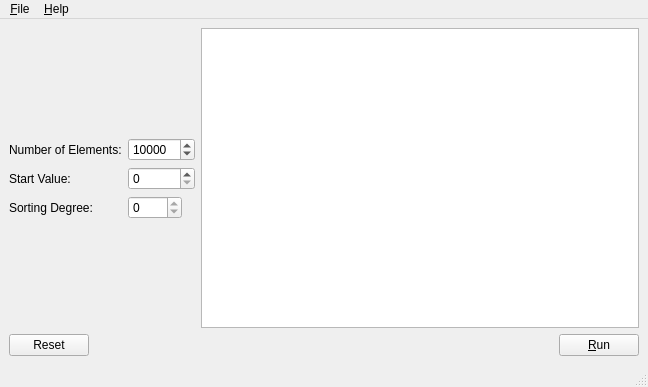
<?xml version="1.0" encoding="UTF-8"?>
<ui version="4.0">
 <class>MainWindow</class>
 <widget class="QMainWindow" name="MainWindow">
  <property name="geometry">
   <rect>
    <x>0</x>
    <y>0</y>
    <width>648</width>
    <height>387</height>
   </rect>
  </property>
  <property name="windowTitle">
   <string>SortBench GUI</string>
  </property>
  <widget class="QWidget" name="centralwidget">
   <layout class="QVBoxLayout" name="verticalLayout">
    <item>
     <layout class="QHBoxLayout" name="horizontalLayout">
      <item>
       <layout class="QFormLayout" name="formLayout">
        <property name="fieldGrowthPolicy">
         <enum>QFormLayout::ExpandingFieldsGrow</enum>
        </property>
        <property name="formAlignment">
         <set>Qt::AlignLeading|Qt::AlignLeft|Qt::AlignVCenter</set>
        </property>
        <item row="1" column="0">
         <widget class="QLabel" name="elementCountLabel">
          <property name="text">
           <string>Number of Elements:</string>
          </property>
          <property name="buddy">
           <cstring>elementCount</cstring>
          </property>
         </widget>
        </item>
        <item row="3" column="0">
         <widget class="QLabel" name="randInitLabel">
          <property name="text">
           <string>Start Value:</string>
          </property>
          <property name="buddy">
           <cstring>randInit</cstring>
          </property>
         </widget>
        </item>
        <item row="3" column="1">
         <widget class="QSpinBox" name="randInit">
          <property name="maximum">
           <number>999999999</number>
          </property>
         </widget>
        </item>
        <item row="1" column="1">
         <widget class="QSpinBox" name="elementCount">
          <property name="maximum">
           <number>999999999</number>
          </property>
          <property name="value">
           <number>10000</number>
          </property>
         </widget>
        </item>
        <item row="4" column="0">
         <widget class="QLabel" name="sortDegreeLabel">
          <property name="text">
           <string>Sorting Degree:</string>
          </property>
         </widget>
        </item>
        <item row="4" column="1">
         <widget class="QSpinBox" name="sortDegree">
          <property name="readOnly">
           <bool>true</bool>
          </property>
          <property name="maximum">
           <number>1000</number>
          </property>
         </widget>
        </item>
       </layout>
      </item>
      <item>
       <widget class="QTreeView" name="algorithmView"/>
      </item>
     </layout>
    </item>
    <item>
     <layout class="QHBoxLayout" name="horizontalLayout_2">
      <item>
       <widget class="QPushButton" name="resetButton">
        <property name="text">
         <string>Reset</string>
        </property>
       </widget>
      </item>
      <item>
       <spacer name="horizontalSpacer">
        <property name="orientation">
         <enum>Qt::Horizontal</enum>
        </property>
        <property name="sizeHint" stdset="0">
         <size>
          <width>40</width>
          <height>20</height>
         </size>
        </property>
       </spacer>
      </item>
      <item>
       <widget class="QPushButton" name="runButton">
        <property name="text">
         <string>&amp;Run</string>
        </property>
       </widget>
      </item>
     </layout>
    </item>
   </layout>
  </widget>
  <widget class="QMenuBar" name="menubar">
   <property name="geometry">
    <rect>
     <x>0</x>
     <y>0</y>
     <width>648</width>
     <height>22</height>
    </rect>
   </property>
   <widget class="QMenu" name="menuFile">
    <property name="title">
     <string>&amp;File</string>
    </property>
    <addaction name="action_Quit"/>
   </widget>
   <widget class="QMenu" name="menu_Help">
    <property name="title">
     <string>&amp;Help</string>
    </property>
    <addaction name="actionAbout_SortBench"/>
    <addaction name="actionAbout_Qt"/>
   </widget>
   <addaction name="menuFile"/>
   <addaction name="menu_Help"/>
  </widget>
  <widget class="QStatusBar" name="statusbar"/>
  <action name="action_Quit">
   <property name="text">
    <string>&amp;Quit</string>
   </property>
   <property name="shortcut">
    <string>Ctrl+Q</string>
   </property>
  </action>
  <action name="actionAbout_SortBench">
   <property name="text">
    <string>About SortBench</string>
   </property>
  </action>
  <action name="actionAbout_Qt">
   <property name="text">
    <string>About Qt</string>
   </property>
  </action>
 </widget>
 <resources/>
 <connections>
  <connection>
   <sender>action_Quit</sender>
   <signal>triggered()</signal>
   <receiver>MainWindow</receiver>
   <slot>close()</slot>
   <hints>
    <hint type="sourcelabel">
     <x>-1</x>
     <y>-1</y>
    </hint>
    <hint type="destinationlabel">
     <x>323</x>
     <y>196</y>
    </hint>
   </hints>
  </connection>
 </connections>
</ui>
